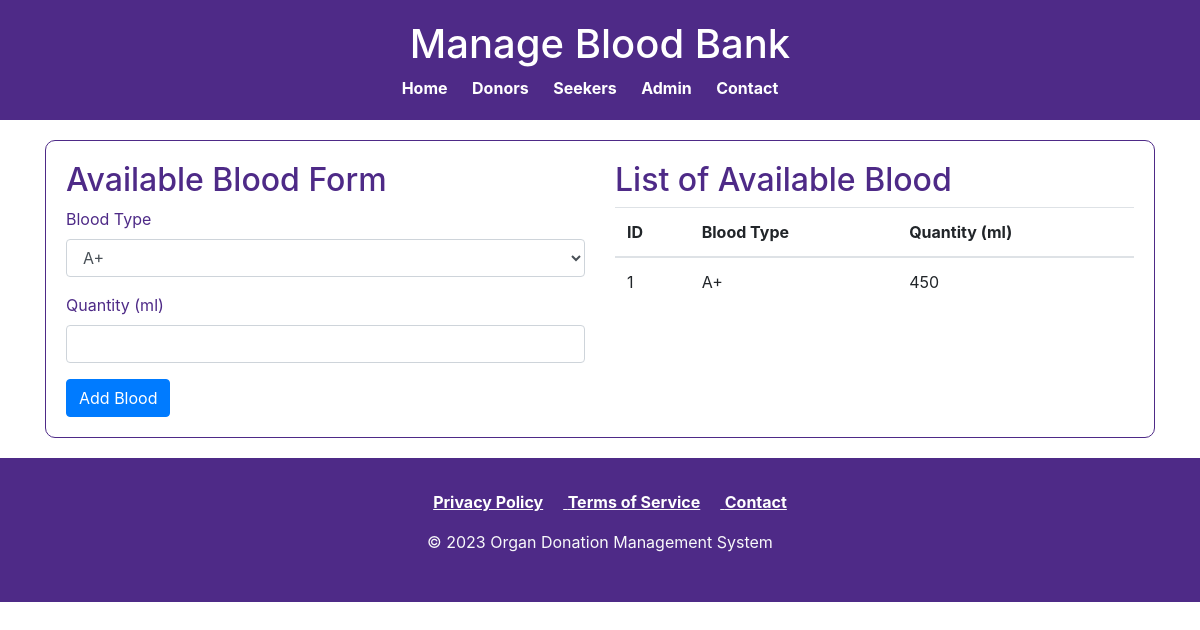
/manage_blood_bank.php, run on the app's committed database.
### tables this page shows
CREATE TABLE `available_blood` (
  `id` int(20) NOT NULL,
  `blood_type` varchar(30) NOT NULL,
  `quantity` text NOT NULL
);

### manage_blood_bank.php (the view, shortened to what this page needs)
<!DOCTYPE html>
<html lang="en">
<head>
    <link rel="stylesheet" href="https://stackpath.bootstrapcdn.com/bootstrap/4.3.1/css/bootstrap.min.css"
>
    <link rel="stylesheet" href="home.css">
</head>
<body>
    <header>
        <h1>Manage Blood Bank</h1>
        <nav>
            <ul>
                <li><a href="home.php">Home</a></li>
                <li><a href="donor.php">Donors</a></li>
                <li><a href="seeker.php">Seekers</a></li>
                <li><a href="admin.php">Admin</a></li>
                <li><a href="contact.php">Contact</a></li>
            </ul>
        </nav>
    </header>
    <div class="container">
        <section>
            <div class="row">
                <div class="col-md-6">
                    <h2>Available Blood Form</h2>
                    <form action="process_blood_form.php" method="post">
                        <div class="form-group">
                            <label for="blood_type">Blood Type</label>
                            <select class="form-control" id="blood_type" name="blood_type" required>
                                <option value="A+">A+</option>
                            </select>
                        </div>
                        <div class="form-group">
                            <label for="quantity">Quantity (ml)</label>
                            <input type="number" class="form-control" id="quantity" name="quantity" required>
                        </div>
                        <button type="submit" class="btn btn-primary">Add Blood</button>
                    </form>
                </div>
                <div class="col-md-6">
                    <h2>List of Available Blood</h2>
                    <table class="table">
                        <thead>
                            <tr>
                                <th>ID</th>
                                <th>Blood Type</th>
                                <th>Quantity (ml)</th>
                            </tr>
                        </thead>
                        <tbody>
                            <?php
                            $servername = "localhost";
                            $username = "root";
                            $password = "";
                            $dbname = "idp_project";
                            $conn = new mysqli($servername, $username, $password, $dbname);
                            $sql = "SELECT * FROM available_blood";
                            $result = $conn->query($sql);
                            if ($result->num_rows > 0) {
                                while ($row = $result->fetch_assoc()) {
                                    echo "<tr>";
                                    echo "<td>" . $row["id"] . "</td>";
                                    echo "<td>" . $row["blood_type"] . "</td>";
                                    echo "<td>" . $row["quantity"] . "</td>";
                                    echo "</tr>";
                                }
                            } else {
                                echo "<tr><td colspan='3'>No available blood entries</td></tr>";
                            }
                            ?>
                        </tbody>
                    </table>
                </div>
            </div>
        </section>
    </div>
    <footer>
        <div class="footer-container">
            <div class="footer-row">
                <ul style="text-align: center; text-decoration: underline;">
                    <li><a href="privacy_policy.php" onclick="openPopup(); return false;"
                            style="color: #fff; font-weight: bold;">Privacy Policy</a></li>
                    <li><a href="terms.php" onclick="openPopup(); return false;"
                            style="color: #fff; font-weight: bold;"> Terms of Service</a></li>
                    <li><a href="contact.php" style="color: #fff; font-weight: bold;">Contact</a></li>
                </ul>
            </div>
            <div class="footer-row" style="text-align: center;">
                <p>&copy; 2023 Organ Donation Management System</p>
            </div>
        </div>
    </footer>
</body>
</html>

### home.css (style rules this page uses)
body { background-color: #ffffff; color: #4e2a87; display: flex; flex-direction: column; min-height: 100vh; }
header { background-color: #4e2a87; color: #ffffff; padding: 20px 0; text-align: center; }
nav ul { list-style-type: none; margin: 0; padding: 0; }
nav ul li { display: inline; margin-right: 20px; }
nav a { text-decoration: none; color: #fff; font-weight: bold; }
.row { display: flex; flex-wrap: wrap; flex-grow: 1; }
section { margin: 20px 0; padding: 20px; background-color: #ffffff; border: 1px solid #4e2a87; border-radius: 10px; overflow: hidden; }
section h2 { color: #4e2a87; }
footer { background-color: #4e2a87; color: #f8f9fa; text-align: center; padding: 2rem; width: 100%; }
footer ul { list-style: none; text-align: center; }
footer ul li { display: inline; margin-right: 20px; color: #fff; font-weight: bold; }

### data on the page
available_blood: id "1", blood_type "A+", quantity "450"
